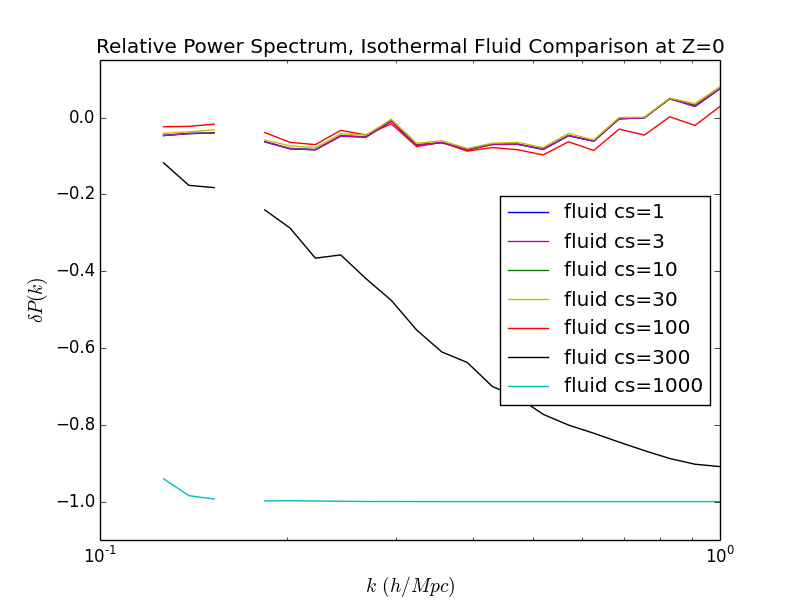

The script that saved this image:
import os
import re
import numpy as np
import matplotlib.pyplot as plt

result_dir = '../../results/'
results = os.listdir(result_dir)

isothermalpattern = re.compile(r'_isothermal(\d+)')
npattern = re.compile(r'_n(\d+)')

simtypes = ['fluid']
for simtype in simtypes:
    params = [simtype,'b100','n512','t0.005','h2','isothermal']
    filenames = [filename for filename in results if all(param in filename for param in params)]
    base = 'particle_b100_n512_t0.005_h2_z50.out'
    
    kvalues_base, ps_base = np.loadtxt(result_dir+base, unpack=True)

    for filename in filenames:
        isothermal = isothermalpattern.findall(filename)[0]
        n = npattern.findall(filename)[0]
        kvalues, ps = np.loadtxt(result_dir+filename, unpack=True)
        ps = (ps - ps_base)/ps_base
        style = '--' if 'particle' in filename else '-'
        plt.semilogx(kvalues, ps, style, label=simtype+' cs='+isothermal)

# Sort legend numerically by sound speed.
handles, labels = plt.gca().get_legend_handles_labels()
hl = sorted(zip(handles, labels), key=lambda item:  int(item[1].split(' ')[1].split('=')[1]))
handles2, labels2 = zip(*hl)

plt.xlim([1e-1,1e0])
plt.ylim([-1.1,0.15])
plt.xlabel('$k \, (h/Mpc)$', fontsize=14)
plt.ylabel('$\delta P(k)$', fontsize=14)
plt.title('Relative Power Spectrum, Isothermal Fluid Comparison at Z=0')
plt.legend(handles2, labels2, numpoints=1, loc='best')
plt.savefig('isothermal_fluid_normalized_particle.png')

plt.show()